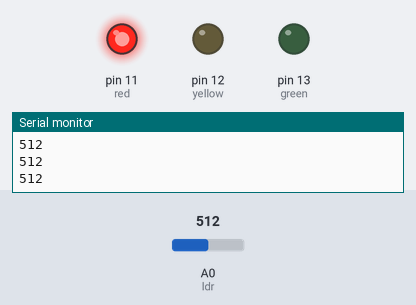
Simulated run of this sketch. Board: Arduino Uno, built with avr-gcc and run on an emulated ATmega328P. On the bench: output pins drawn as LEDs (lit = HIGH), the last lines printed to the serial monitor. Dashed ring = blinking. Inputs (shaded band) come from the test bench; at power-on: A0 (ldr) = 512.

Above: at 27.8 s.
27.9 s: A0 (ldr) set to 810
At 28.8 s:
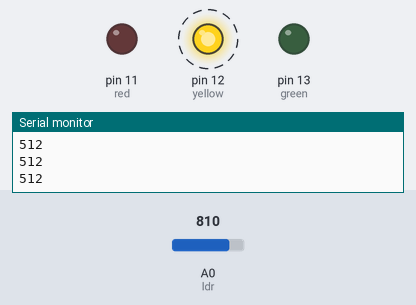
37.6 s: A0 (ldr) set to 790
At 39.7 s:
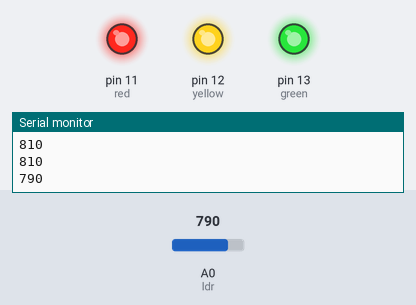
Timing chart, 0 to 53.3 s (numbered marks = the images above; inputs shaded):
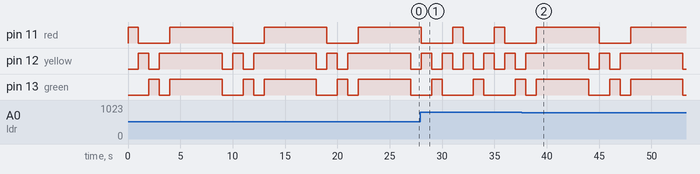

The sketch:

traffic-controller.ino
```cpp
int green=13;
int yellow=12;
int red=11;
int ldr=A0;
void setup(){
  Serial.begin(9600);
  pinMode(green,OUTPUT);
  pinMode(yellow,OUTPUT);
  pinMode(red,OUTPUT);
  pinMode(ldr,INPUT);
}
void loop(){
  digitalWrite(red,HIGH);
  delay(1000);
  digitalWrite(red,LOW);
  digitalWrite(yellow,HIGH);
  delay(1000);
  digitalWrite(yellow,LOW);
  digitalWrite(green,HIGH);
  delay(1000);
  digitalWrite(green,LOW);
  digitalWrite(yellow,HIGH);
  delay(1000);
  digitalWrite(yellow,LOW);
  digitalWrite(red,HIGH);
  int c= analogRead(ldr) ;
  Serial.println(c);
  if(c<=800){
    night();
  }
}
void night(){
  digitalWrite(red,HIGH);
  digitalWrite(yellow,HIGH);
  digitalWrite(green,HIGH);
  delay(5000);
  digitalWrite(red,LOW);
  digitalWrite(yellow,LOW);
  digitalWrite(green,LOW);
}
```

Measured:
- by itself, pin 11 (red): repeats every 9.0 s: LOW 3.0 s, HIGH 6.0 s
- by itself, pin 12 (yellow): repeats every 9.0 s: LOW 1.0 s, HIGH 6.0 s, LOW 1.0 s, HIGH 1.0 s
- by itself, pin 13 (green): repeats every 9.0 s: LOW 1.0 s, HIGH 5.0 s, LOW 2.0 s, HIGH 1.0 s
